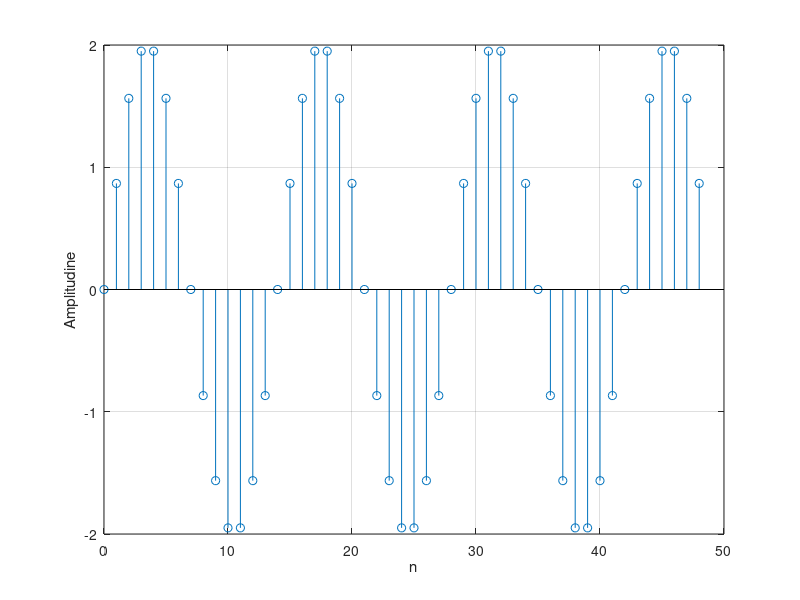

MATLAB code for this plot:
clear all
clc
clear
n = 0:48;
f = 1/14;

x = 2*sin(2*pi*f*n);

stem(n,x);
xlabel('n');
ylabel('Amplitudine');
grid on;